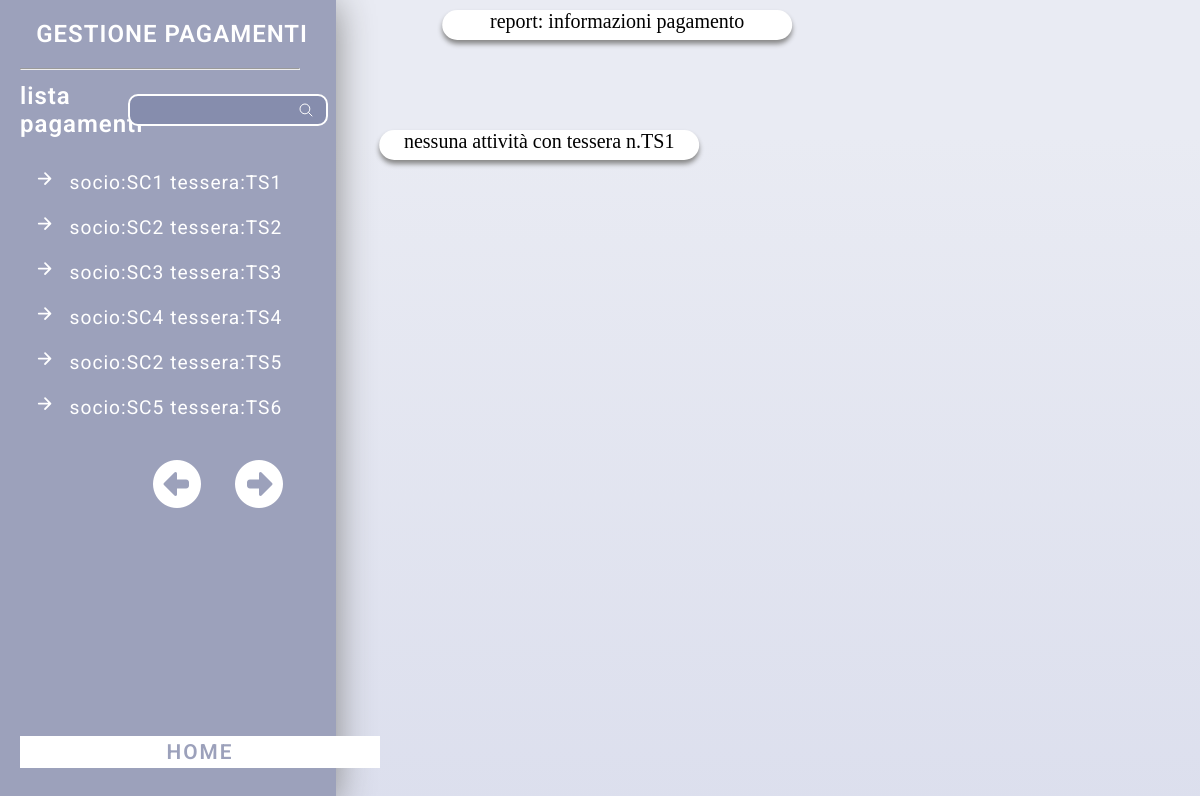
Screenshot of /pagamento/gestionePagamenti.php?codSocio=SC1&&nTessera=TS1 with the database file from the repository.
### tables this page shows
CREATE TABLE IF NOT EXISTS `tessera` (
  `codTessera` varchar(50) NOT NULL,
  `idTipo` int(11) NOT NULL,
  `attiva` set('si','no') DEFAULT 'si',
  `codSocio` varchar(50) NOT NULL,
  `dataErogazione` date DEFAULT NULL,
  PRIMARY KEY (`codTessera`),
  KEY `idTipo` (`idTipo`),
  KEY `codSocio` (`codSocio`),
  CONSTRAINT `tessera_ibfk_1` FOREIGN KEY (`idTipo`) REFERENCES `tipo_tessera` (`idTipo`),
  CONSTRAINT `tessera_ibfk_2` FOREIGN KEY (`idTipo`) REFERENCES `tipo_tessera` (`idTipo`),
  CONSTRAINT `tessera_ibfk_3` FOREIGN KEY (`codSocio`) REFERENCES `socio` (`codSocio`)
);

CREATE TABLE IF NOT EXISTS `socio` (
  `codSocio` varchar(50) NOT NULL,
  `nome` varchar(255) NOT NULL,
  `cognome` varchar(255) NOT NULL,
  `via` varchar(255) DEFAULT NULL,
  `citta` varchar(255) DEFAULT NULL,
  `provincia` varchar(255) DEFAULT NULL,
  `cf` char(16) DEFAULT NULL,
  `cell` varchar(25) DEFAULT NULL,
  `dataIscrizione` date DEFAULT NULL,
  `figurante` set('si','no') DEFAULT 'no',
  `staff` set('si','no') DEFAULT 'no',
  `codCarica` varchar(50) NOT NULL,
  `eliminato` set('si','no') DEFAULT 'no',
  `email` varchar(50) DEFAULT NULL,
  `civico` varchar(50) DEFAULT NULL,
  PRIMARY KEY (`codSocio`),
  KEY `codCarica` (`codCarica`),
  CONSTRAINT `socio_ibfk_1` FOREIGN KEY (`codCarica`) REFERENCES `carica` (`codCarica`),
  CONSTRAINT `socio_ibfk_2` FOREIGN KEY (`codCarica`) REFERENCES `carica` (`codCarica`)
);

### pagamento/gestionePagamenti.php (the view, shortened to what this page needs)
<!DOCTYPE html>
<html lang="en">
<head>
    <link rel="stylesheet" href="../css/logStyle.css">
    <link href='https://unpkg.com/boxicons@2.0.7/css/boxicons.min.css' rel='stylesheet'>
    <link rel="stylesheet" type="text/css" href="https://cdn.datatables.net/1.12.1/css/jquery.dataTables.css">
</head>
<body>
    <div class='flexContainer'>
        <section class='navbar'>
            <div class='home'><a class='opzione' href="gestionePagamenti.php">GESTIONE PAGAMENTI</a></div>
            <hr>
            <div class='ricerca'>
                <span class='clienti'>lista pagamenti</span>
                <input type='text' name='searchBar' class='searchBar' id="textClienti">
                <div class="lente">
                    <ion-icon name="search-outline" id="lenteIcon"></ion-icon>
                </div>
            </div>
            <div class='listaClienti'>
                <ul id='clientiElenco' style="overflow: auto;">
                    <?php
                    include  "../conn.php";
                    $sql = "SELECT * FROM socio join tessera using(codSocio)";
                    $stmt = $conn->prepare($sql);
                    $stmt->execute();
                    while ($row = $stmt->fetch(PDO::FETCH_ASSOC)) {
                        echo "<li><ion-icon name='arrow-forward-outline'></ion-icon><a id='socio: " . $row['codSocio'] . " tessera: " . $row['codTessera'] . "' class='opzione cliente " . $row['codSocio'] . "' href='gestionePagamenti.php?";
                        echo "codSocio=";
                        echo $row['codSocio'];
                        echo "&&nTessera=" . $row['codTessera'] . "'>";
                        echo 'socio:' . $row['codSocio'] . ' tessera:' . $row['codTessera'];
                        echo "</a></li>";
                    }
                    ?>
                </ul>
            </div>
            <div style=" transform: translateY(20px);">
                <ul class="sub-menu">
                    <a style="font-size:30px; color:white; " href="reportTessere.php">
                        <i class='fas fa-arrow-alt-circle-left' style='font-size:48px; transform: translateX(133px);'></i></a>
                    <a style="font-size:30px; color:white; " href="reportSocio.php">
                        <i class='fas fa-arrow-alt-circle-right' style='font-size:48px; transform: translateX(163px);'></i></a>
                </ul>
            </div>
            <a class='logout' href="../home.php" style="width: 360px;"><button class='bottone'>HOME</button></a>
        </section>
        <section class='tabelleLog' style="overflow:hidden;">
            <section class="container">
                <?php
                if (isset($_GET['codSocio'])) {
                    try {
                        include  "conn.php";
                        $nTessera = $_GET['nTessera'];
                        $codSocio = $_GET['codSocio'];
                        $sql = "SELECT pagamentotessera.codSocio, pagamentotessera.nTessera, pagamentotessera.annoPagato, pagamentotessera.quota,  pagamentotessera.numeroRicevuta
                            FROM pagamentotessera
                            WHERE pagamentotessera.nTessera = '$nTessera' AND pagamentotessera.codSocio='$codSocio';";
                        $stmt = $conn->prepare($sql);
                        $stmt->execute();
                        $totale = $stmt->rowCount();
                        if ($totale == 0) {
                            echo '<div class="spostamentoReport">';
                            echo "<div class='nomeSocieta'>report: informazioni pagamento </div>";
                            echo "<div class='nomeS' style='width: 320px;'> nessuna attività con tessera n." . $nTessera . " </div>";
                            echo '</div>';
                        }
                    } catch (PDOException $e) {
                        echo "Errore nella query....<br/>";
                        echo $e->getMessage() . "<br/>";
                        die();
                    } finally {
                        $conn = null;
                    }
                }
                ?>
            </section>
        </section>
    </div>
</body>
</html>

### css/logStyle.css (style rules this page uses)
* { padding: 0; margin: 0; box-sizing: border-box; font-family: 'Roboto', sans-serif; user-select: none; -webkit-user-drag: none; }
body { position: relative; overflow: hidden; min-height: 100vh; background: linear-gradient(to bottom, #e9ebf3 17%,#dbdeed 107%); }
.navbar { padding-left: 20px; padding-right: 5px; padding-top: 20px; background-color: #9ca1bb; height: 100vh; width: 28vw; display: flex; flex-direction: column; color: white; z-index: 10; box-shadow: 0px 4px 35px #888888; }
hr { width: 90%; justify-content: center; }
ul { list-style: none; padding-top: 10px; }
li { line-height: 45px; margin-left: 5%; font-size: 1.2em; }
.logout { position: absolute; bottom: 2vh; left: 3.5vh; height : 50px; width: 26%; }
.logout button { width: 100%; border-radius: 0; background-color: white; border: 4px solid white; transition: background-color .4s, color .4s; color: #9ca1bb; text-decoration: none; font-size: 1.3em; font-weight: 600; text-transform: uppercase; transition: .4s; letter-spacing: 2px; transform: translateX(-8px); }
.opzione { text-decoration: none; letter-spacing: 1px; padding: 2px 10px; color: white; border-radius: 15px; margin: 2%; border: none; transition: .3s; }
.home { padding-bottom: 10px; font-size: 1.5em; padding-bottom: 20px; font-weight: 600; letter-spacing: 1px; }
.clienti { font-size: 1.5em; letter-spacing: 1px; font-weight: 600; }
.flexContainer { display: flex; flex-direction: row; flex-wrap: nowrap; width: 100vw; }
.ricerca { display: flex; justify-content: space-between; align-items: center; margin-top: 5%; height: 6vh; position: relative; }
.searchBar { position: relative; right: 5%; max-width: 20vw; height: 4vh; border: 2px solid white; border-radius: 10px; background: #868dad; color: white; font-size: 1.2em; font-weight: 400; padding-right: 30px; padding-left: 5px; }
.lente { position: absolute; display: flex; justify-content: center; align-items: center; border-radius: 50%; height: 30px; width: 30px; left: 87%; transition: .3s; }
#lenteIcon { height: 100%; }
.listaClienti { max-height: 55vh; margin-top: 2vh; overflow-y: auto; width: 95%; }
.spostamentoReport { transform: translateX(5%); }
.tabelleLog { width: 72vw; margin-left: 0; display: flex; position: relative; flex-direction: column; position: relative; overflow-y: hidden; overflow-x: hidden; }
.nomeS { background-color: white; width: 270px; height: 30px; text-align: center; font-size: 20px; font-family: " Brush Script MT", "Lucida Handwriting", cursive; border-radius:20px; box-shadow: 0px 4px 5px #888888; margin-top: 10px; transform: translateY(80px); }
input { width: 200px; border-radius: 5px; text-align: center; border: 1px solid #212121; height: 40px; }
.nomeSocieta { background-color: white; width: 350px; height: 30px; text-align: center; font-size: 20px; font-family: " Brush Script MT", "Lucida Handwriting", cursive; border-radius:20px; box-shadow: 0px 4px 5px #888888; margin-top: 10px; transform: translateX(18%); }
a:link, a:visited { color: white; text-decoration: none; cursor: pointer; }

### rows the page displays
tessera: codSocio.codSocio "SC1", codTessera "TS1"
tessera: codSocio.codSocio "SC2", codTessera "TS2"
tessera: codSocio.codSocio "SC3", codTessera "TS3"
tessera: codSocio.codSocio "SC4", codTessera "TS4"
tessera: codSocio.codSocio "SC2", codTessera "TS5"
tessera: codSocio.codSocio "SC5", codTessera "TS6"

### other values shown
$nTessera "TS1"
